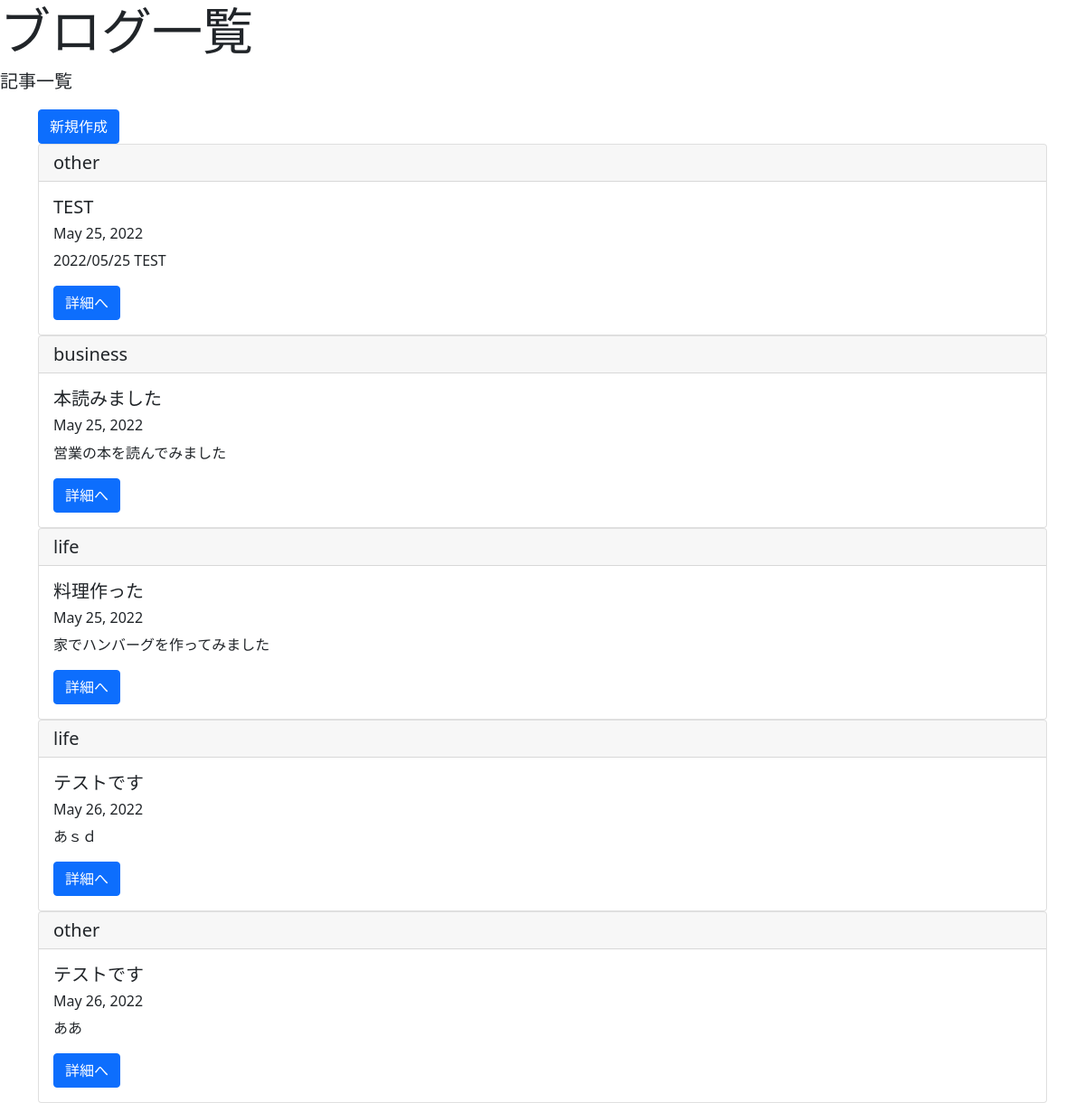
Page /list/ on the committed database.
### blogpost/models.py (models this page shows, shortened)
class BlogModel(models.Model):
    title = models.CharField(max_length=100)
    content = models.TextField()
    postdate = models.DateField(auto_now_add=True)
    category = models.CharField(
        max_length = 50,
        choices = CATEGORY
    )

### blogpost/views.py (the view)
# urls.py: path('list/', BlogList.as_view(), name='list'),
class BlogList(ListView):
    template_name = 'list.html'
    model = BlogModel
    context_object_name = 'blog_all_items'

### templates/list.html
{% extends 'base.html' %}
{% block header %}
<div class="jumbotron">
  <h1 class="display-4">ブログ一覧</h1>
  <p class="lead">記事一覧</p>
{% endblock header %}
{% block content %}
  <div class='container'>
<a href="{% url 'create' %}" class='btn btn-primary'>新規作成</a>
  {% for item in blog_all_items %}
  <div class="card">
    <h5 class="card-header">{{ item.category }}</h5>
    <div class="card-body">
      <h5 class="card-title">{{ item.title }}</h5>
      <h6 class="card-title">{{ item.postdate }}</h6>
      <p class="card-text">{{ item.content }}</p>
      <a href="{% url 'detail' item.pk %}" class="btn btn-primary">詳細へ</a>
    </div>
  </div>
  {% endfor %}
</div>
{% endblock content %}

### templates/base.html (shortened to what this page needs)
<!doctype html>
<html lang="en">
  <head>
    <link href="https://cdn.jsdelivr.net/npm/bootstrap@5.0.2/dist/css/bootstrap.min.css" rel="stylesheet">
  </head>
  <body>
    {% block header %}
    {% endblock header %}
    {% block content %}
    {% endblock content %}
  </body>
</html>

### rows in the picture
BlogModel: category "other", title "TEST", postdate "May 25, 2022", content "2022/05/25 TEST"
BlogModel: category "business", title "本読みました", postdate "May 25, 2022", content "営業の本を読んでみました"
BlogModel: category "life", title "料理作った", postdate "May 25, 2022", content "家でハンバーグを作ってみました"
BlogModel: category "life", title "テストです", postdate "May 26, 2022", content "あｓｄ"
BlogModel: category "other", title "テストです", postdate "May 26, 2022", content "ああ"
